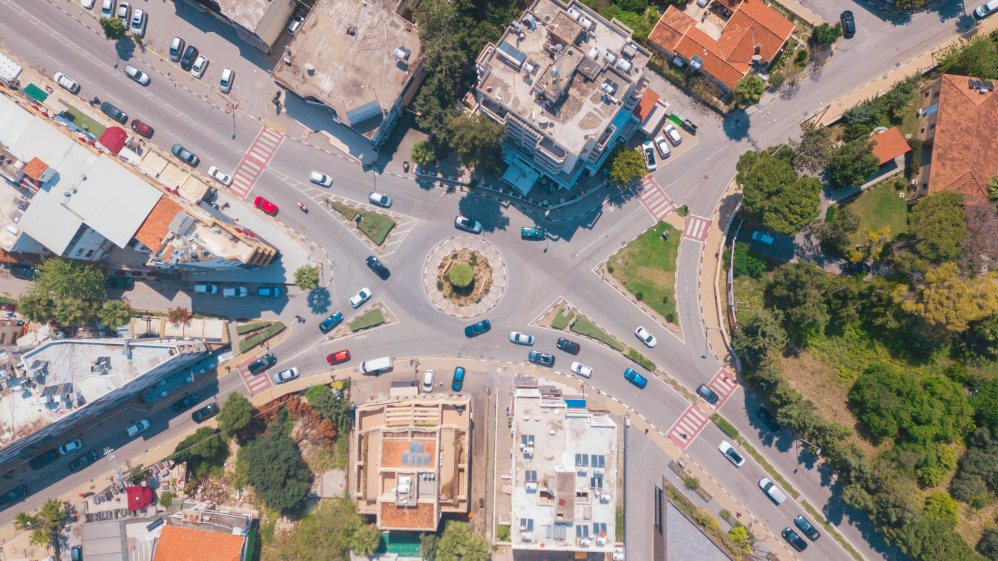
#> input picture Pablo/basicsPillow/imgs/kasongo_top_block.jpg, 3992 x 2242 px, found by its file name (shown at 1/4 size)
$ python pillowBasicsMethods.py
#> lines starting #> are read from the running program, lines starting #| are printed output that depends on the picture
from PIL import Image
import os

print(os.getcwd())

#Ajustando diretório das imagens
BASE_DIR = os.path.dirname(__file__)
PATH = os.path.join(BASE_DIR, "..", 'imgs')

#função só pra poder juntar o caminho com arquivo
def in_file(file):
    return os.path.join(PATH, file)

image = Image.open(in_file('kasongo_top_block.jpg'))
#> image is the input picture: PIL image 3992x2242 RGB; mean R, G, B 146.3, 138, 129.4


#FUNÇÕES BÁSICAS

#format - formato da imagem
print(f'Formato da imagem: {image.format}')
#| Formato da imagem: JPEG

#mode - mode de coloração da imagem
print(f'Modo de coloração da imagem: {image.mode}')
#| Modo de coloração da imagem: RGB

#size - Dimensões da imagem
print(f'Dimensões da imagem: {image.size}')
#| Dimensões da imagem: (3992, 2242)
print(f'Largura da imagem: {image.width}')
#| Largura da imagem: 3992
print(f'Altura da imagem: {image.height}')
#| Altura da imagem: 2242


image.show()

#Resize - Redimensionando a imagem
#Recebe como parâmetro uma tupla com a nova largura e altura
image_resized = image.resize(size=(800, 600))
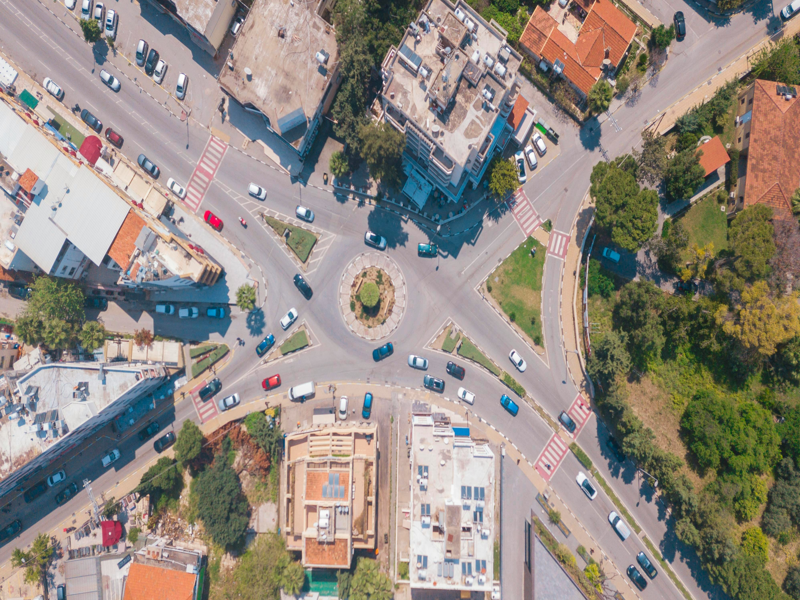
#> image_resized: PIL image 800x600 RGB; mean R, G, B 146.3, 138, 129.4
image_resized.show()

#crop - Recortando a imagem
#Recebe como parâmetro uma tupla com as coordenadas do retângulo a ser recortado
#x, y do ponto inicial do corte
#tem que lembrar que a imagem sempre começa no ponto (0, 0)
#eixo x aumenta para a direita e eixo y aumenta para baixo
image_cropped = image.crop(box=(100, 100, 400, 400))
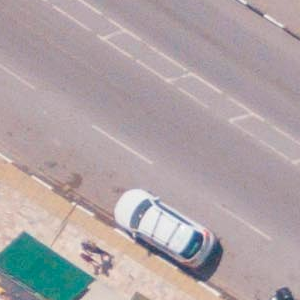
#> image_cropped: PIL image 300x300 RGB; mean R, G, B 173.4, 162.8, 165.3
image_cropped.show()


#transpose - Transpondo a imagem
#Recebe como parâmetro uma constante que define a transposição
#tem que dar uma pesquisada nas constantes disponíveis na doc
#https://pillow.readthedocs.io/en/latest/reference/Image.html#PIL.Image.Image.transpose
image_transposed = image.transpose(method=Image.ROTATE_270)
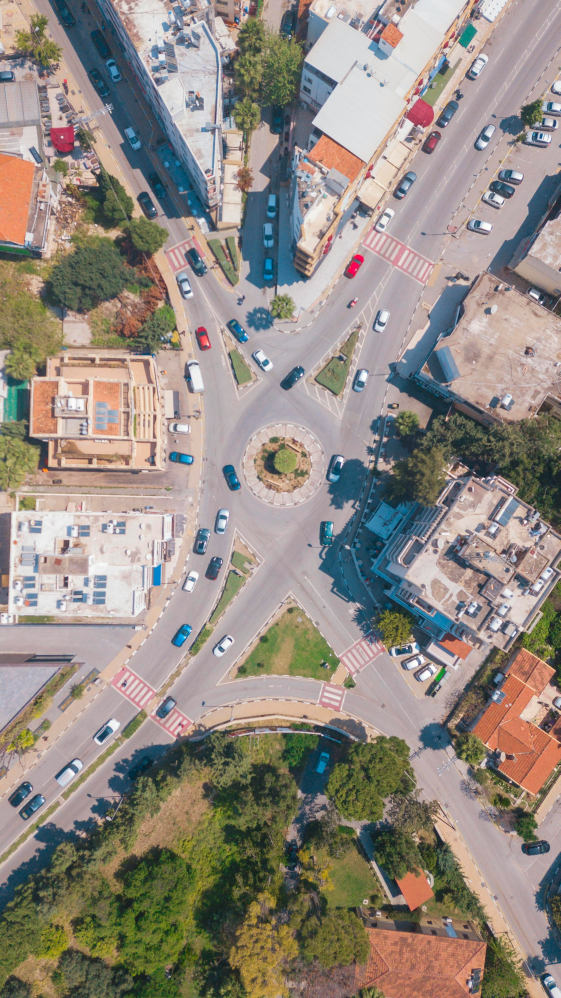
#> image_transposed: PIL image 2242x3992 RGB (shown at 1/4 size); mean R, G, B 146.3, 138, 129.4
image_transposed.show()

$ run again, with Pablo/basicsPillow/imgs/S_road.jpg copied over Pablo/basicsPillow/imgs/kasongo_top_block.jpg
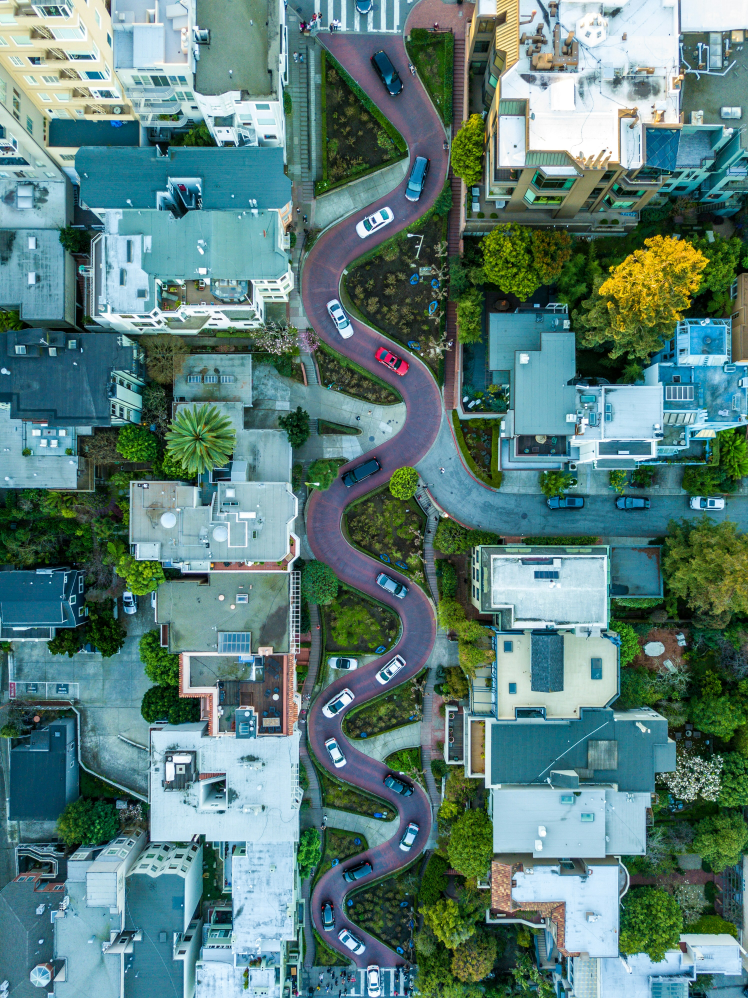
#> input picture Pablo/basicsPillow/imgs/S_road.jpg, 2992 x 3992 px, found by its file name (shown at 1/4 size)
#> image is the input picture: PIL image 2992x3992 RGB; mean R, G, B 91.5, 126.3, 122
#| Formato da imagem: JPEG
#| Modo de coloração da imagem: RGB
#| Dimensões da imagem: (2992, 3992)
#| Largura da imagem: 2992
#| Altura da imagem: 3992
#> `image_cropped = image.crop(box=(100, 100, 400, 400))`:
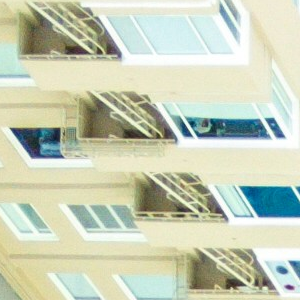
#> image_cropped: PIL image 300x300 RGB; mean R, G, B 200.6, 207.6, 185.1
#> `image_transposed = image.transpose(method=Image.ROTATE_270)`:
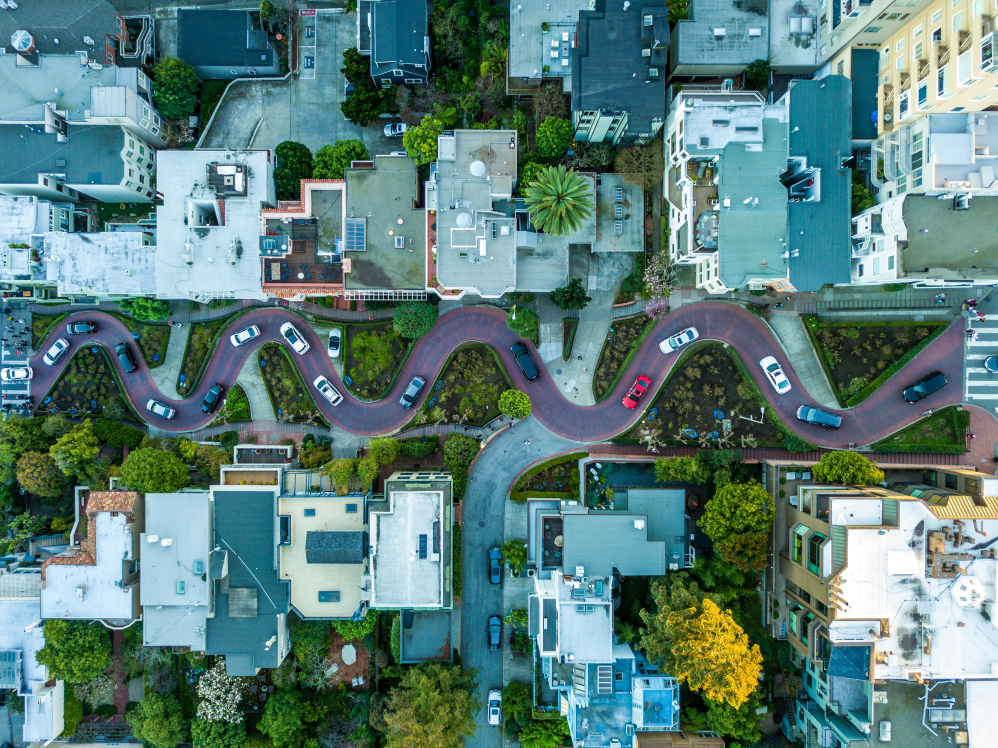
#> image_transposed: PIL image 3992x2992 RGB (shown at 1/4 size); mean R, G, B 91.5, 126.3, 122

$ run again, with Pablo/basicsPillow/imgs/city_camp.jpg copied over Pablo/basicsPillow/imgs/kasongo_top_block.jpg
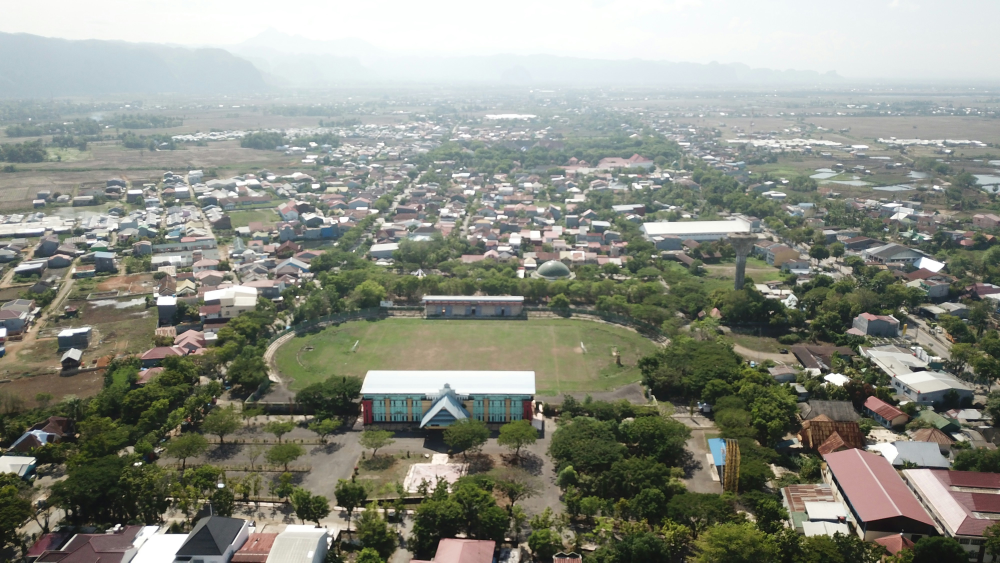
#> input picture Pablo/basicsPillow/imgs/city_camp.jpg, 4000 x 2250 px, found by its file name (shown at 1/4 size)
#> image is the input picture: PIL image 4000x2250 RGB; mean R, G, B 137.6, 140.4, 130
#| Formato da imagem: JPEG
#| Modo de coloração da imagem: RGB
#| Dimensões da imagem: (4000, 2250)
#| Largura da imagem: 4000
#| Altura da imagem: 2250
#> `image_cropped = image.crop(box=(100, 100, 400, 400))`:
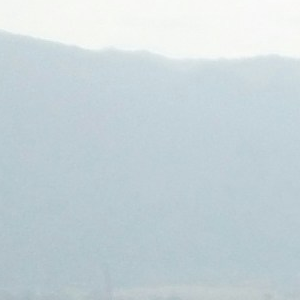
#> image_cropped: PIL image 300x300 RGB; mean R, G, B 199.6, 212.4, 217.2
#> `image_transposed = image.transpose(method=Image.ROTATE_270)`:
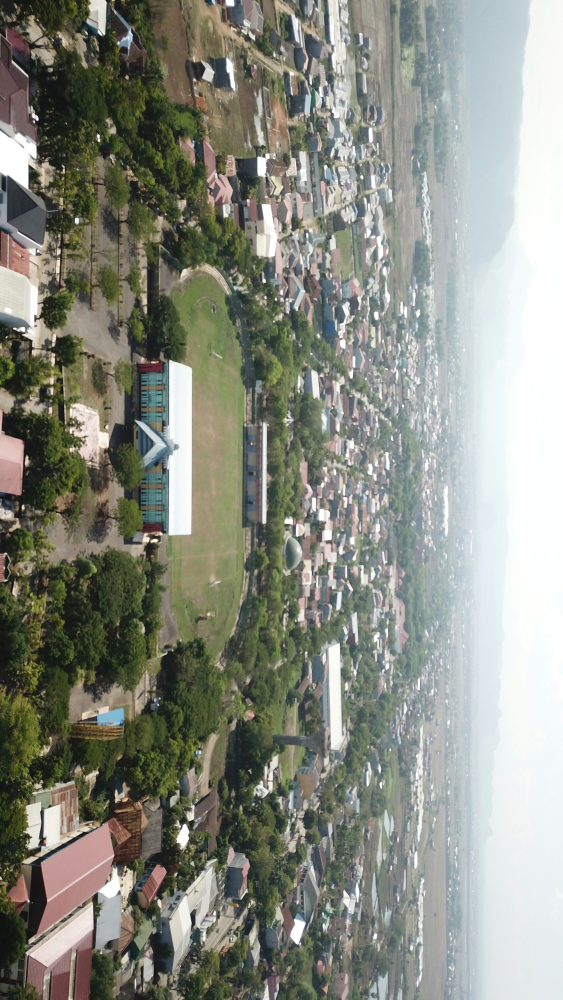
#> image_transposed: PIL image 2250x4000 RGB (shown at 1/4 size); mean R, G, B 137.6, 140.4, 130

$ run again, with Pablo/basicsPillow/imgs/city_china.jpg copied over Pablo/basicsPillow/imgs/kasongo_top_block.jpg
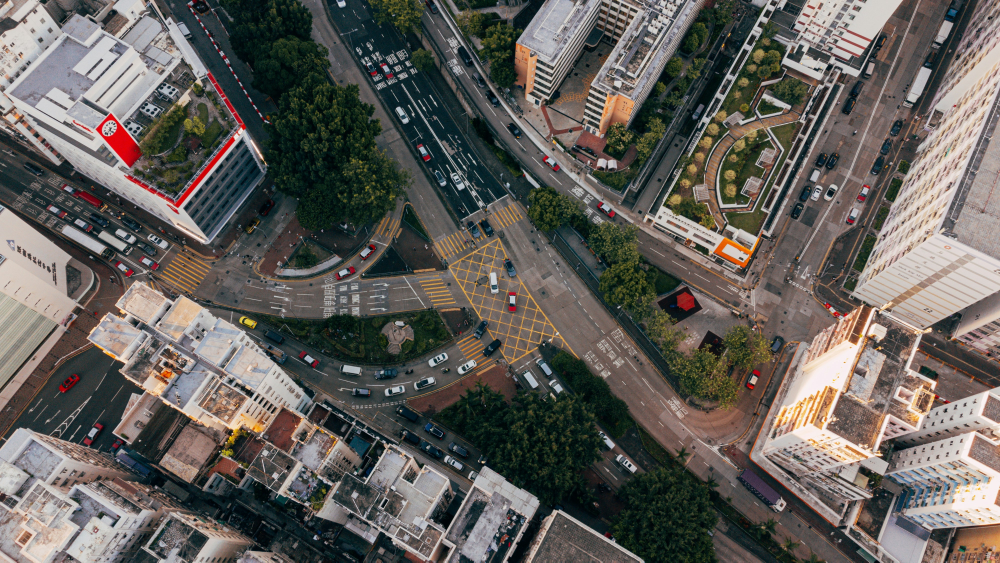
#> input picture Pablo/basicsPillow/imgs/city_china.jpg, 4000 x 2250 px, found by its file name (shown at 1/4 size)
#> image is the input picture: PIL image 4000x2250 RGB; mean R, G, B 98.4, 94.9, 90
#| Formato da imagem: JPEG
#| Modo de coloração da imagem: RGB
#| Dimensões da imagem: (4000, 2250)
#| Largura da imagem: 4000
#| Altura da imagem: 2250
#> `image_cropped = image.crop(box=(100, 100, 400, 400))`:
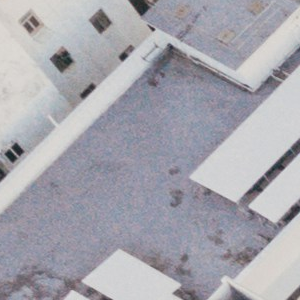
#> image_cropped: PIL image 300x300 RGB; mean R, G, B 166.3, 165.5, 173.5
#> `image_transposed = image.transpose(method=Image.ROTATE_270)`:
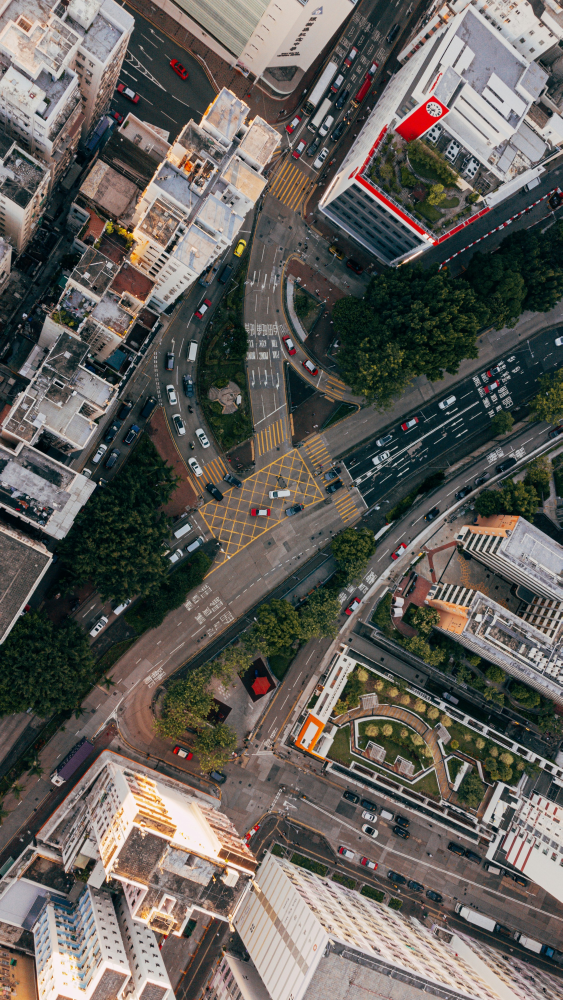
#> image_transposed: PIL image 2250x4000 RGB (shown at 1/4 size); mean R, G, B 98.4, 94.9, 90
